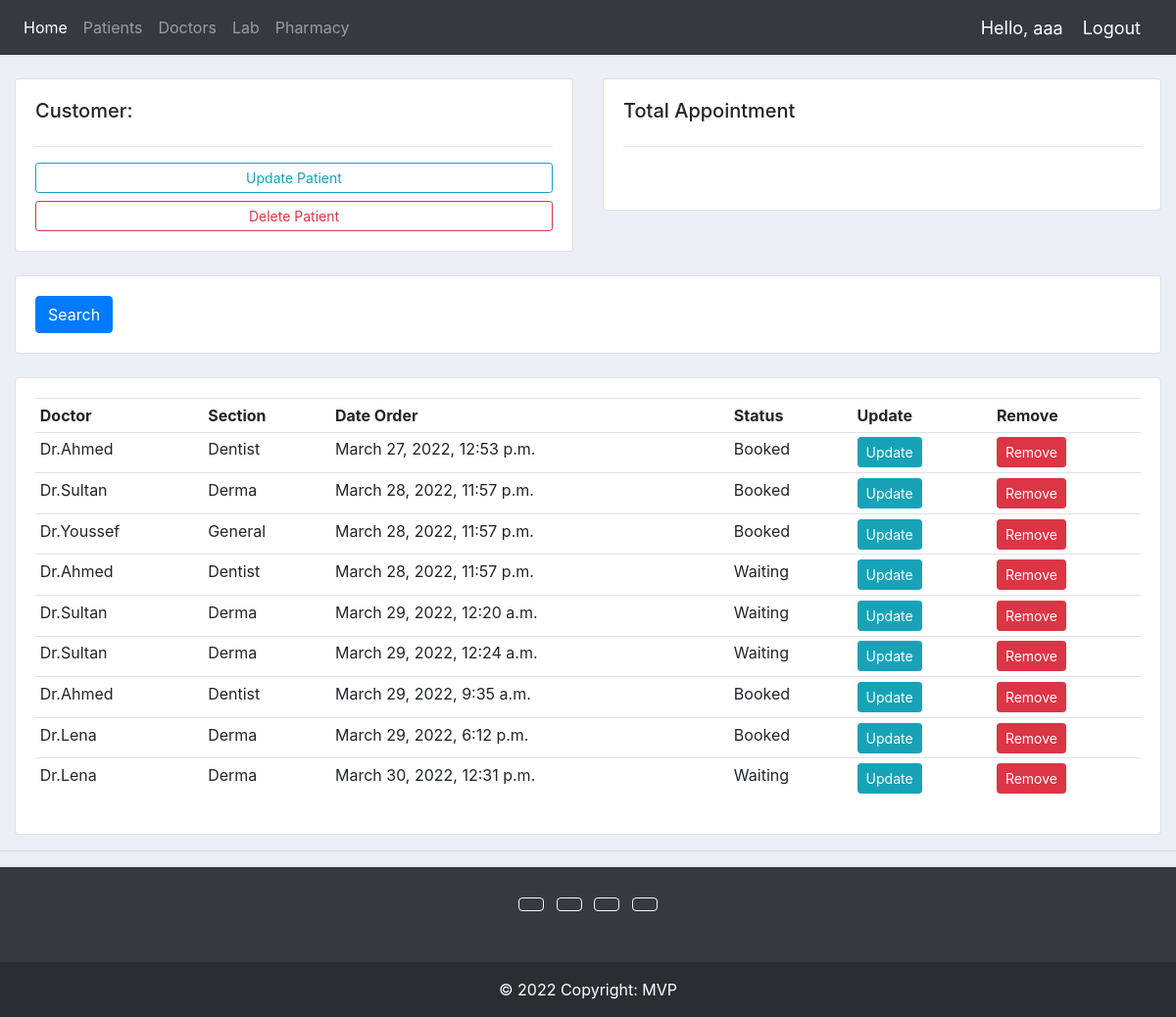
/doctor/ (signed in), run on the app's committed database.
### accounts/models.py (models this page shows, shortened)
class Appointment(models.Model):
    STATUS = (
        ('Booked', 'Booked'),
        ('Available', 'Available'),
        ('Waiting', 'Waiting')
    )
    patient = models.ForeignKey(Patient, null=True, on_delete=models.SET_NULL)
    doctor = models.ForeignKey(Doctor, null=True, on_delete=models.SET_NULL)
    date_created = models.DateTimeField(auto_now_add=True, null=True)
    status = models.CharField(max_length=200, null=True, choices=STATUS)

class Doctor(models.Model):
    SECTION = (
        ('Derma', 'Derma'),
        ('Dentist', 'Dentist'),
        ('General', 'General'),
    )
    name = models.CharField(max_length=200, null=True)
    email = models.EmailField()
    phone = models.CharField(max_length=200, null=True)
    section = models.CharField(max_length=200, null=True, choices=SECTION)
    time_start = models.TimeField('Start of Shift')
    time_end = models.TimeField('End of Shift')
    def __str__(self):
        return self.name

### accounts/views.py (the view)
# urls.py: path('doctor/',views.doctor,name="doctor"),
@login_required(login_url='login')
def doctor(request):
    appointments = Appointment.objects.all()
    doctor = Doctor.objects.all()
    context = {'doctor': doctor,'appointments':appointments}
    return render(request, 'accounts/doctor.html', context)

### accounts/templates/accounts/doctor.html
{%  extends 'accounts/main.html' %}
{% block content %}
	<br>
<div class="row">
	<div class="col-md">
		<div class="card card-body">
			<h5>Customer:</h5>
			<hr>
			<a class="btn btn-outline-info  btn-sm btn-block" href="">Update Patient</a>
			<a class="btn btn-outline-danger  btn-sm btn-block" href="">Delete Patient</a>
		</div>
	</div>
	<div class="col-md">
		<div class="card card-body">
			<h5>Total Appointment</h5>
			<hr>
			<h1 style="text-align: center;padding: 10px"></h1>
		</div>
	</div>
</div>
<br>
<div class="row">
	<div class="col">
		<div class="card card-body">
			<form method="get">
		    <button class="btn btn-primary" type="submit">Search</button>
		  </form>
		</div>
	</div>
</div>
<br>
<div class="row">
	<div class="col-md">
		<div class="card card-body">
			<table class="table table-sm">
				<tr>
					<th>Doctor</th>
					<th>Section</th>
					<th>Date Order</th>
					<th>Status</th>
					<th>Update</th>
					<th>Remove</th>
				</tr>
				{% for appointment in appointments %}
				<tr>
					<td>{{appointment.doctor}}</td>
					<td>{{appointment.doctor.section}}</td>
					<td>{{appointment.date_created}}</td>
					<td>{{appointment.status}}</td>
					<td><a class="btn btn-sm btn-info" href="">Update</a></td>
					<td><a class="btn btn-sm btn-danger" href="">Remove</a></td>
				</tr>
				{% endfor %}
			</table>
		</div>
	</div>
</div>
{% endblock %}

### accounts/templates/accounts/navbar.html (shortened to what this page needs)
{% load static %}
<nav class="navbar navbar-expand-lg navbar-dark bg-dark">
  <div class="collapse navbar-collapse" id="navbarNav">
    <ul class="navbar-nav">
      <li class="nav-item active">
        <a class="nav-link" href="{% url 'home' %}">Home</a>
      </li>
      <li class="nav-item">
        <a class="nav-link" href="">Patients</a>
      </li>
      <li class="nav-item">
        <a class="nav-link" href="{% url 'doctor' %}">Doctors</a>
      </li>
      <li class="nav-item">
        <a class="nav-link" href="">Lab</a>
      </li>
      <li class="nav-item">
        <a class="nav-link" href="">Pharmacy</a>
      </li>
    </ul>
  </div>
  <span class="hello-msg">Hello, {{request.user}}</span>
  <span ><a  class="hello-msg" href="{% url 'logout' %}">Logout</a></span>
</nav>

### static/css/main.css (style rules this page uses)
body { background-color: #ebeff5; }

### accounts/templates/accounts/navbar.html (style rules this page uses)
.hello-msg { font-size: 18px; color: #fff; margin-right: 20px; }

### data on the page
Appointment: doctor "Dr.Ahmed", doctor.section "Dentist", date_created "March 27, 2022, 12:53 p.m.", status "Booked"
Appointment: doctor "Dr.Sultan", doctor.section "Derma", date_created "March 28, 2022, 11:57 p.m.", status "Booked"
Appointment: doctor "Dr.Youssef", doctor.section "General", date_created "March 28, 2022, 11:57 p.m.", status "Booked"
Appointment: doctor "Dr.Ahmed", doctor.section "Dentist", date_created "March 28, 2022, 11:57 p.m.", status "Waiting"
Appointment: doctor "Dr.Sultan", doctor.section "Derma", date_created "March 29, 2022, 12:20 a.m.", status "Waiting"
Appointment: doctor "Dr.Sultan", doctor.section "Derma", date_created "March 29, 2022, 12:24 a.m.", status "Waiting"
Appointment: doctor "Dr.Ahmed", doctor.section "Dentist", date_created "March 29, 2022, 9:35 a.m.", status "Booked"
Appointment: doctor "Dr.Lena", doctor.section "Derma", date_created "March 29, 2022, 6:12 p.m.", status "Booked"
Appointment: doctor "Dr.Lena", doctor.section "Derma", date_created "March 30, 2022, 12:31 p.m.", status "Waiting"

### other printed values
{{ request.user }} "aaa"
